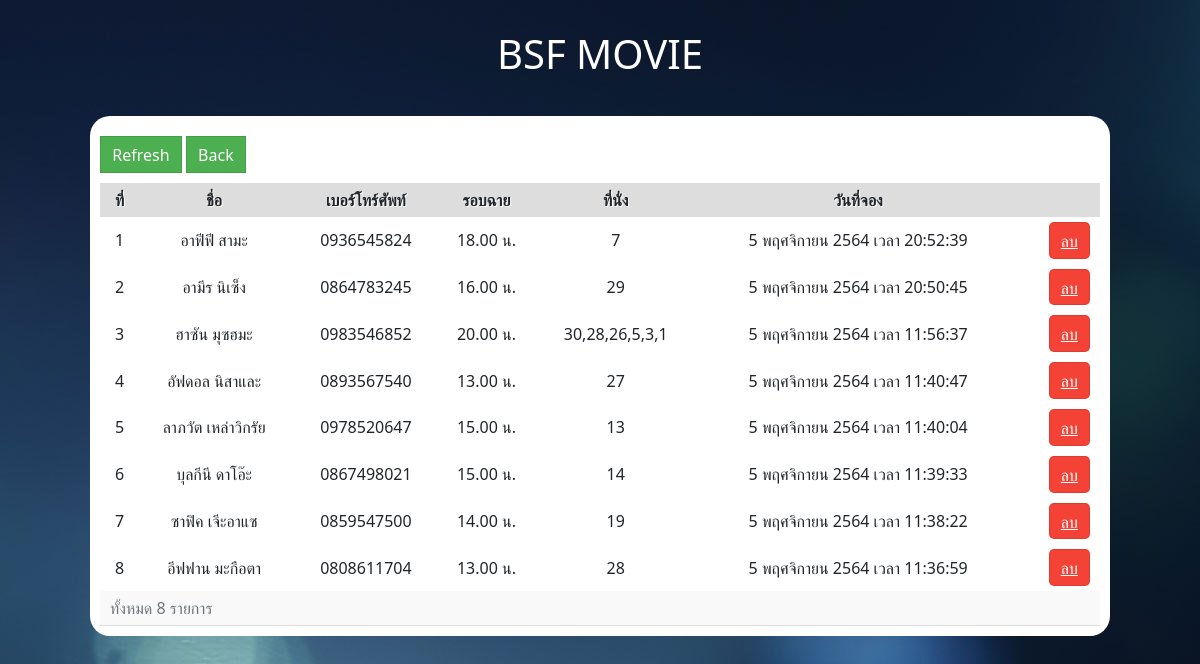
The app's page /admin/index.php with its own data.
### tables this page shows
CREATE TABLE `list` (
  `id` int(5) NOT NULL,
  `time_d` varchar(50) NOT NULL,
  `name` varchar(200) NOT NULL,
  `school` varchar(200) NOT NULL,
  `e` varchar(50) NOT NULL,
  `t` varchar(50) NOT NULL,
  `moviename` varchar(30) NOT NULL,
  `rong` int(30) NOT NULL
);

### settings/functions.php (called while the page is built, shortened)
<?php
function select($sql)
{
	global $mysqli;
	$result=array();
	$res = $mysqli->query($sql) or die("SQL Error: <br>".$sql."<br>".$mysqli->error);
	while($data= $res->fetch_assoc()) {
		$result[]=$data;
	}
	return $result;
}
$thai_month_arr=array(
    "0"=>"",
    "1"=>"มกราคม",
    "2"=>"กุมภาพันธ์",
    "3"=>"มีนาคม",
    "4"=>"เมษายน",
    "5"=>"พฤษภาคม",
    "6"=>"มิถุนายน",
    "7"=>"กรกฎาคม",
    "8"=>"สิงหาคม",
    "9"=>"กันยายน",
    "10"=>"ตุลาคม",
    "11"=>"พฤศจิกายน",
    "12"=>"ธันวาคม"
);
function thai_date_and_time($time){
    global $thai_day_arr,$thai_month_arr;
    $thai_date_return = date("j",$time);
    $thai_date_return.=" ".$thai_month_arr[date("n",$time)];
    $thai_date_return.= " ".(date("Y",$time)+543);
    $thai_date_return.= " เวลา ".date("H:i:s",$time);
    return $thai_date_return;
}
?>

### admin/index.php (the view, shortened to what this page needs)
<?php
@$sql_ = select("select * from list where name LIKE '%$_GET[search]%' order by id desc");
?>
<!doctype html>
<html>
<head>
<link href="../css/style.css" rel="stylesheet" type="text/css">
<link href="https://cdn.jsdelivr.net/npm/bootstrap@5.0.2/dist/css/bootstrap.min.css" rel="stylesheet">
</head>
<body>
	<center>
<h1 class="color-white" style="padding-top: 30px; padding-bottom: 30px;">BSF MOVIE</h1></center>
	<div style="width: 85%; margin: 0 auto; background-color: #FFFFFF; border-radius: 20px; padding: 10px;">
<div class="tablebody">
	<fieldset class=" submit">
	  <button class=" save button" type="button" onclick="location.href='index.php'">Refresh</button>
	  <a href="../index.php">
	  <button class=" save button" type="button" onclick="location.href='index.php'">Back</button>
	  </a>
	</fieldset>
	<table class="fullwidth">
<caption>ทั้งหมด <?=count($sql_);?> รายการ</caption>
<thead>
	<tr>
		<th id="c0" class="center">ที่</th>
		<th id="c1" class="center">ชื่อ</th>
		<th id="c2" class="center">เบอร์โทร์ศัพท์</th>
		<th id="c3" class="center">รอบฉาย</th>
		<th id="c4" class="center">ที่นั่ง</th>
		<th id="c5" class="center" >วันที่จอง</th>
		<th id="c6"></th></tr>
		</thead>
<tbody>
<?php
for($i=0;$i<count($sql_);$i++){
	$data = $sql_[$i];
?>
	<tr id="datatable_244" class="sort">
		<th class="center" data-text="ชื่อ" id="r244" headers="c0"><?=$i+1;?></th>
<th class="center" data-text="ชื่อ" id="r244" headers="c0"><?=$data['name'];?></th>
<td class="center" ><?=$data['school'];?></td>
<td class="center" ><?=$data['time_d'];?>.00 น.</td>
<td class="center" ><?=$data['e'];?></td>
<td class="center" ><?php echo thai_date_and_time($data['t']);?></td>
<td class="buttons" ><a class="button red" href="index.php?del=<?=$data['id'];?>"><span class=" button_w_text"><span class="mobile">ลบ</span></span></a></td>
</tr>
<?php } ?>
</tbody>
</table></div>
	</div><br>
	</body>
</html>

### css/style.css (style rules this page uses)
body { font-family: 'Athiti'; font-size: 16px; background-color: #E9E9E9; color: #666; background-image: url('../images/bg.jpg'); }
body, html { font-family: 'Athiti'; height: 100%; min-height: 100%; }
a { color: #1276B9; }
table td:first-child, table th:first-child { padding-left: 0; }
table td:last-child, table th:last-child { padding-right: 0; }
.tablebody table { border-collapse: separate; font-size: inherit; }
.tablebody caption { padding: 5px 10px; }
.tablebody table .thead th, .tablebody table thead th { white-space: nowrap; text-shadow: 1px 1px 0 #FFF; font-weight: bold; background-color: #DDD; }
.tablebody table td:first-child, .tablebody table th:first-child { padding-left: 10px; }
.tablebody table td:last-child, .tablebody table th:last-child { padding-right: 10px; }
.tablebody tbody th, .tablebody tbody td, .tablebody .thead th, .tablebody thead th { border-bottom-style: solid; border-top-style: solid; border-top-color: #FFF; border-top-color: rgba(255,255,255,0.1); }
.subtitle, caption { padding: 5px 10px; color: #999; }
caption { background-color: #F9F9F9; border-bottom: 1px solid #DDD; }
fieldset { padding-bottom: 1.5em; }

### records on screen
list: name "อาฟีฟี สามะ", school "0936545824", time_d "18", e "7", t "5 พฤศจิกายน 2564 เวลา 20:52:39"
list: name "อามีร นิเซ็ง", school "0864783245", time_d "16", e "29", t "5 พฤศจิกายน 2564 เวลา 20:50:45"
list: name "ฮาซัน มุซฮมะ", school "0983546852", time_d "20", e "30,28,26,5,3,1", t "5 พฤศจิกายน 2564 เวลา 11:56:37"
list: name "อัฟดอล นิสาและ", school "0893567540", time_d "13", e "27", t "5 พฤศจิกายน 2564 เวลา 11:40:47"
list: name "ลาภวัต เหล่าวิกรัย", school "0978520647", time_d "15", e "13", t "5 พฤศจิกายน 2564 เวลา 11:40:04"
list: name "บุลกีนี ดาโอ๊ะ", school "0867498021", time_d "15", e "14", t "5 พฤศจิกายน 2564 เวลา 11:39:33"
list: name "ซาฟิค เจีะอาแซ", school "0859547500", time_d "14", e "19", t "5 พฤศจิกายน 2564 เวลา 11:38:22"
list: name "อีฟฟาน มะกือตา", school "0808611704", time_d "13", e "28", t "5 พฤศจิกายน 2564 เวลา 11:36:59"

### other values on screen
count($sql_) "8"
